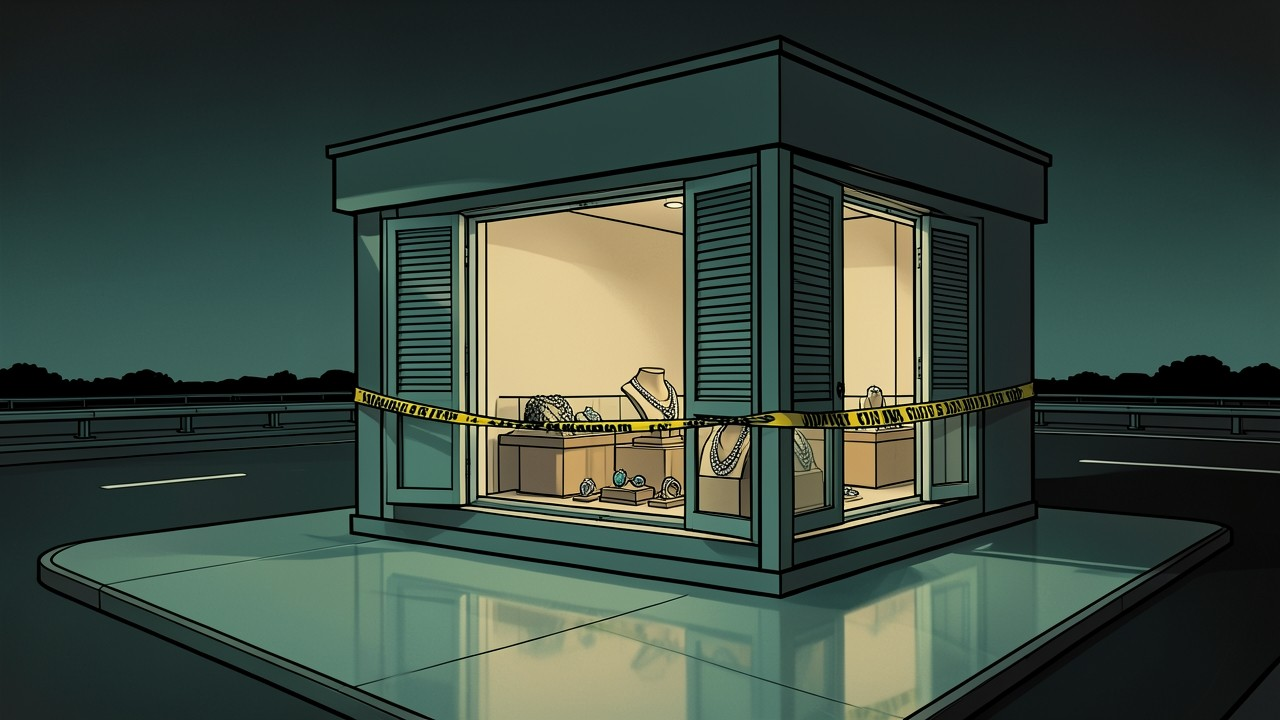
#> input picture crime/hftest/test1.jpg, 1280 x 720 px
$ python thumb_hype.py hftest/test1.jpg hftest/test2.jpg hftest/test2.jpg hftest/test2.jpg hftest/test2.jpg 5
#> lines starting #> are read from the running program, lines starting #| are printed output that depends on the picture
"""Hype-style thumbnail 1280x720 (red headline banner, white second banner, red arrow, comic picture).
python crime/thumb_hype.py PICTURE OUT "EPISODE 4" "BANNER1" "BANNER2" [ARROW_X ARROW_Y]"""
import sys
from PIL import Image, ImageDraw, ImageFont, ImageFilter, ImageEnhance
pic, out, tag, b1, b2 = sys.argv[1:6]
ax, ay = (int(sys.argv[6]), int(sys.argv[7])) if len(sys.argv) > 7 else (760, 470)
FLIP = len(sys.argv) > 8 and sys.argv[8].upper() == "L"   # arrow comes from the right and points left
TAMIL = "/usr/share/fonts/truetype/freefont/FreeSerifBold.ttf"; SANS = "/usr/share/fonts/truetype/dejavu/DejaVuSans-Bold.ttf"
W, H = 1280, 720; YEL = (255, 214, 51); RED = (200, 16, 24)
import os
THEME = os.environ.get("THEME", "red")   # red (default) or yellow: rotate the design, keep the pattern
B1BG, B1FG, B2BG, B2FG = {"yellow": (YEL, (170, 10, 20), (15, 15, 20), (255, 255, 255)), "blue": ((15, 45, 140), YEL, (250, 250, 250), (200, 10, 25))}.get(THEME, (RED, YEL, (250, 250, 250), (170, 10, 20)))
src = Image.open(pic).convert("RGB"); src = src.crop((14, 14, src.width - 14, src.height - 14)).resize((W, H))
#> further down, src is the input picture: PIL image 1280x720 RGB; mean R, G, B 58.8, 73.3, 63.4
#> after `src = src.crop((14, 14, src.width - 14, src.height - 14)).resize((W, H`:
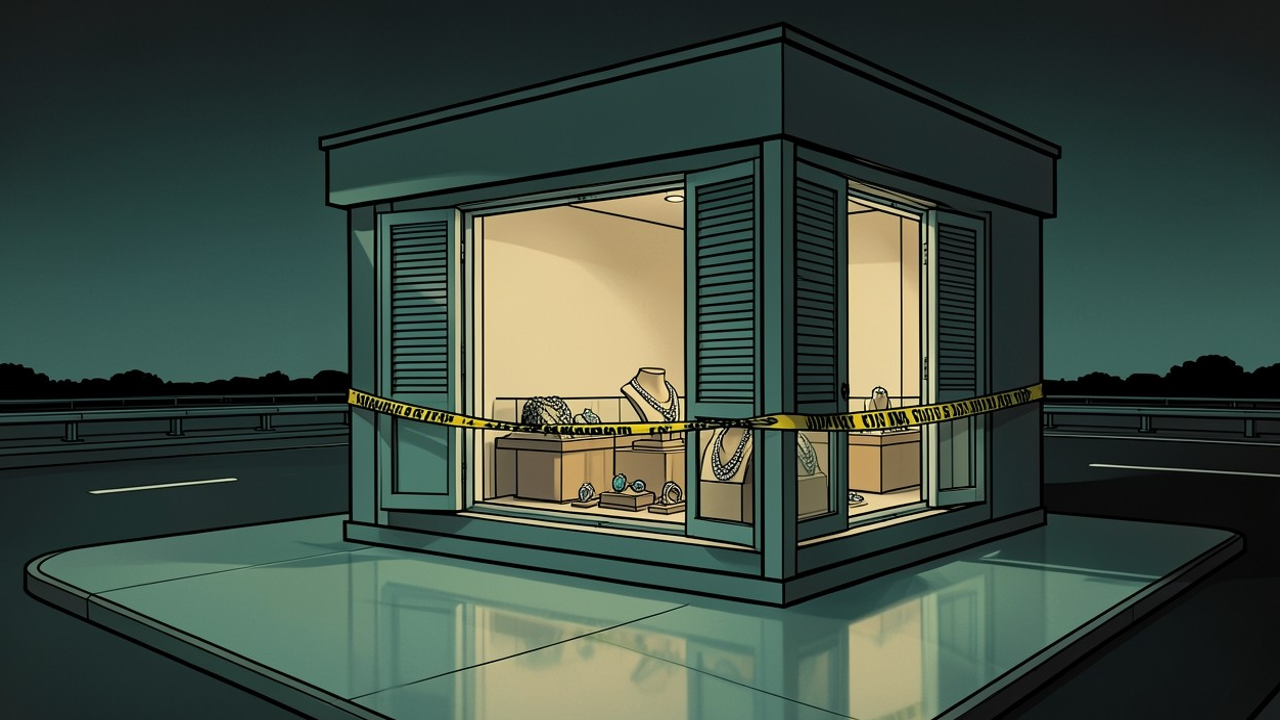
#> src: PIL image 1280x720 RGB; mean R, G, B 60.2, 74.9, 64.7
im = ImageEnhance.Contrast(ImageEnhance.Color(src).enhance(1.25)).enhance(1.15); d = ImageDraw.Draw(im)
def fit(t, p, s, w):
#> called with t = 'hftest/test2.jpg', s = 118, w = 1220
    while ImageFont.truetype(p, s).getlength(t) > w: s -= 4
    return ImageFont.truetype(p, s)
# banner 1: red with yellow text
d.rectangle((0, 0, W, 150), fill=B1BG); d.rectangle((0, 150, W, 158), fill=(255, 255, 255))
f = fit(b1, TAMIL, 118, W - 60); d.text((W // 2, 78), b1, font=f, fill=B1FG, anchor="mm", stroke_width=6, stroke_fill={"yellow": (255, 255, 255), "blue": (0, 10, 50)}.get(THEME, (60, 0, 0)))
# banner 2: white with black/red text
d.rectangle((0, 158, W, 262), fill=B2BG); d.rectangle((0, 262, W, 268), fill=(0, 0, 0))
f = fit(b2, TAMIL, 96, W - 60); d.text((W // 2, 212), b2, font=f, fill=B2FG, anchor="mm", stroke_width=3, stroke_fill=(0, 0, 0))
# big red arrow pointing at the action
arrow = Image.new("RGBA", (W, H), (0, 0, 0, 0)); a = ImageDraw.Draw(arrow)
#> after `arrow = Image.new('RGBA', (W, H), (0, 0, 0, 0))`: arrow: PIL image 1280x720 RGBA; every value is 0
a.polygon([(ax - 330, ay + 90), (ax - 330, ay + 30), (ax - 130, ay + 30), (ax - 130, ay - 30), (ax, ay + 55), (ax - 130, ay + 140), (ax - 130, ay + 80)], fill=(230, 20, 25, 255), outline=(255, 255, 255, 255))
arrow = arrow.transpose(Image.FLIP_LEFT_RIGHT) if FLIP else arrow
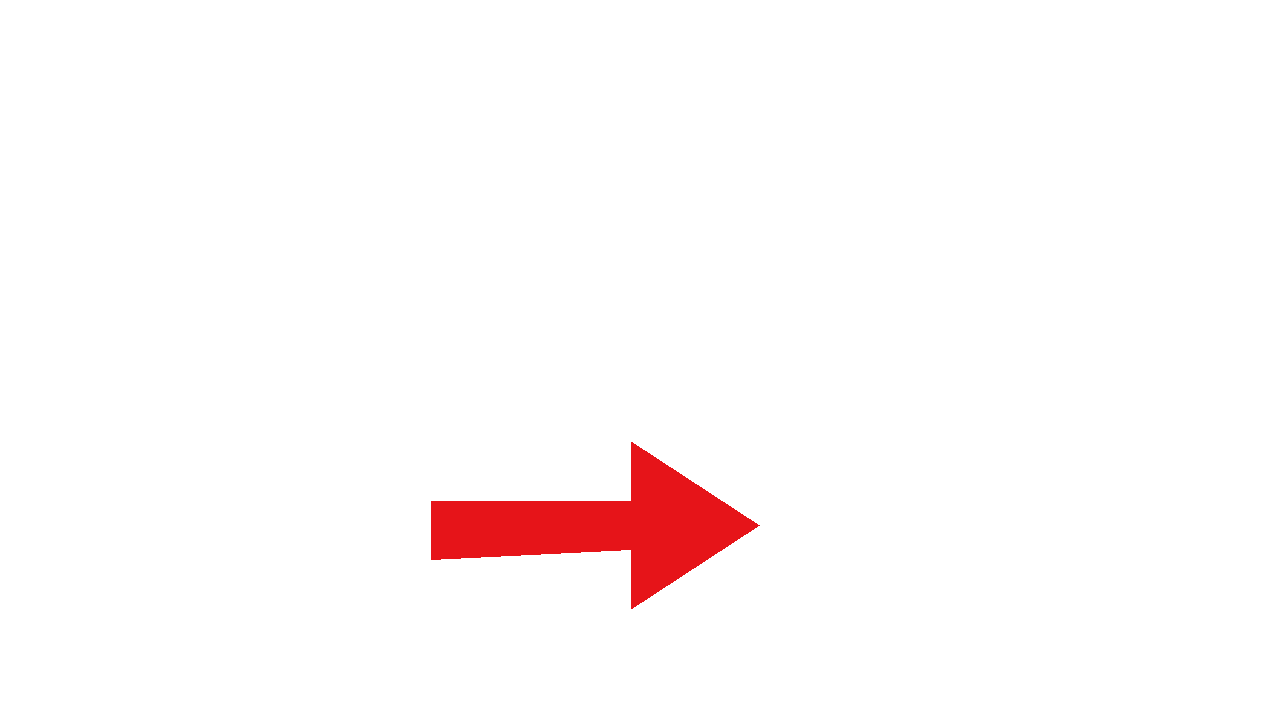
#> arrow: PIL image 1280x720 RGBA; mean R, G, B, A 5.6, 0.7, 0.8, 6.2; transparent parts drawn white
im = Image.alpha_composite(im.convert("RGBA"), arrow).convert("RGB"); d = ImageDraw.Draw(im)
#> after `im = Image.alpha_composite(im.convert('RGBA'), arrow).convert('RGB')`:
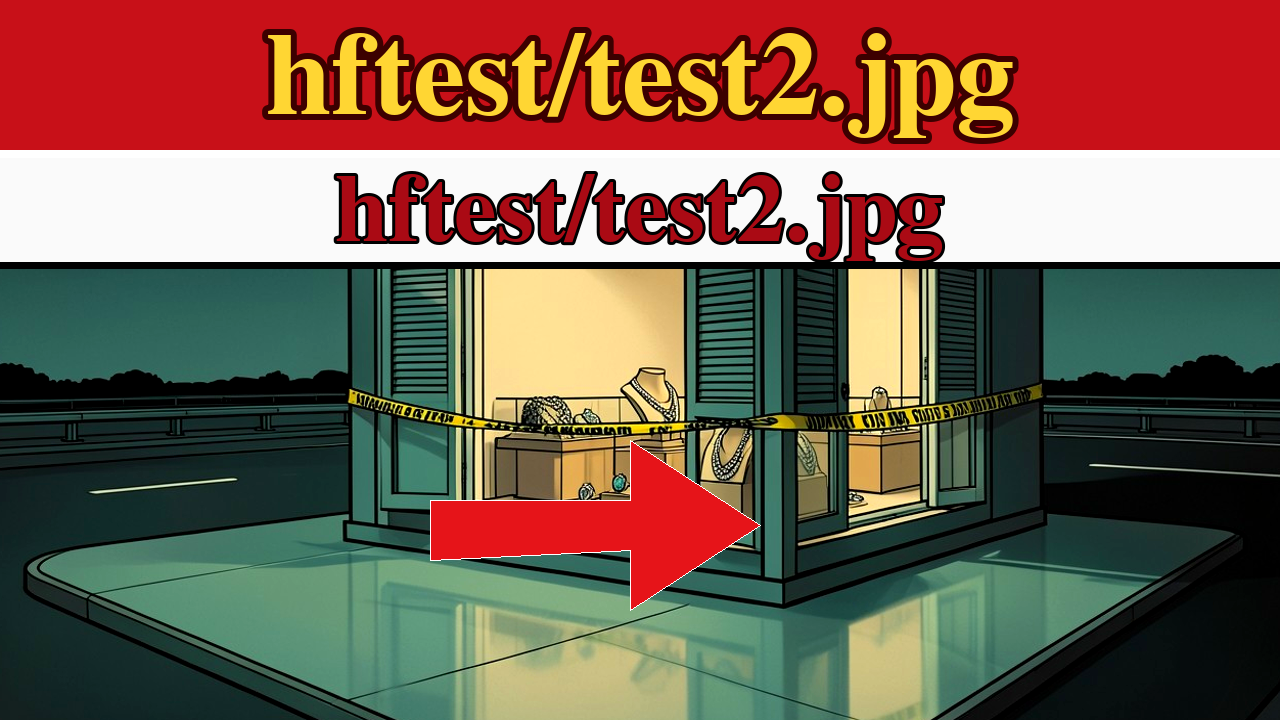
#> im: PIL image 1280x720 RGB; mean R, G, B 120.9, 95.1, 80.7
# episode tag and channel badge
d.rounded_rectangle((24, 292, 304, 362), 14, fill=YEL); d.text((164, 327), tag, font=ImageFont.truetype(SANS, 36), fill=(20, 20, 20), anchor="mm")
d.rounded_rectangle((24, 640, 520, 700), 10, fill=(10, 10, 20)); d.text((272, 670), "SOLVED CRIME FILES - TAMIL", font=ImageFont.truetype(SANS, 28), fill=YEL, anchor="mm")
im.save(out, quality=92)
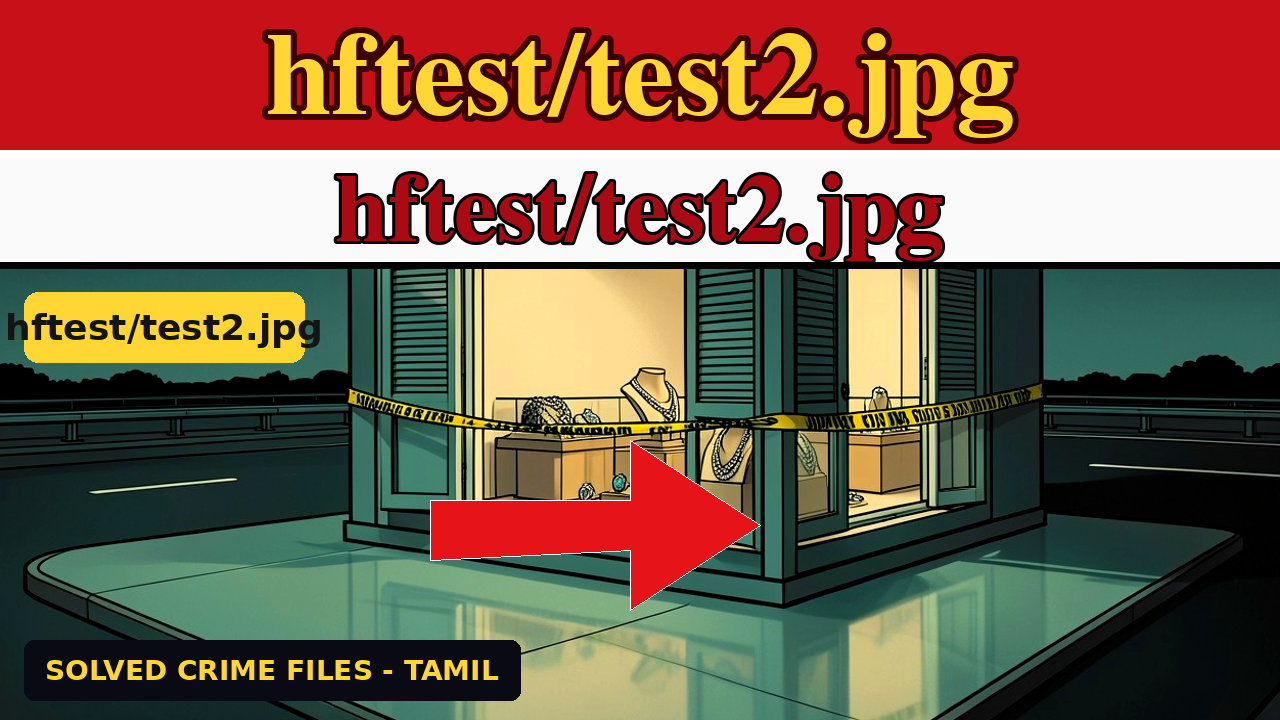
#> saved as test2.jpg: PIL image 1280x720 RGB; mean R, G, B 123.8, 94.9, 77.9
